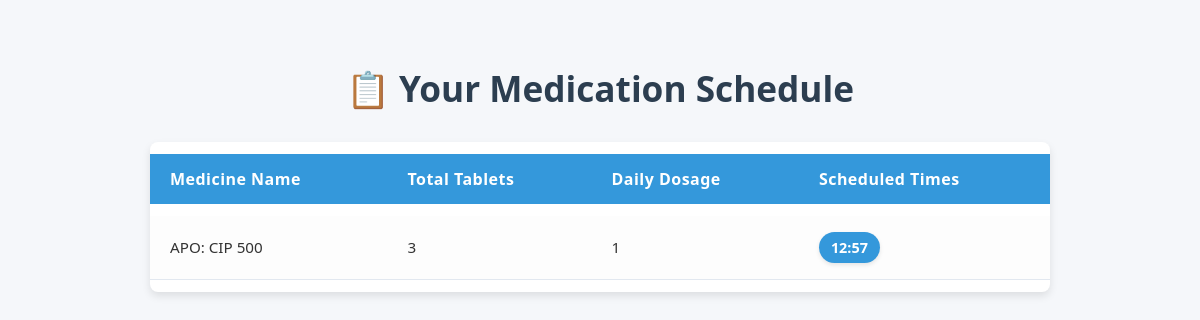
Before: /view_schedule (signed in) with the older database file.
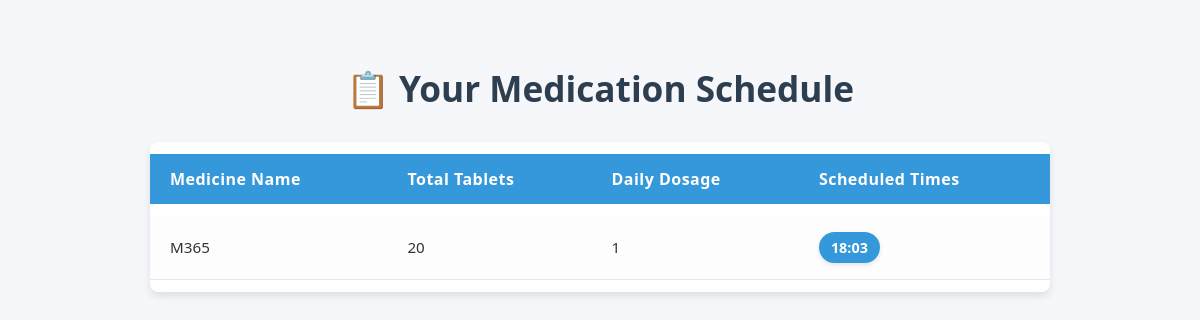
After: the same page with the newer database file.
### auth/routes.py (models this page shows)
class MedicationSchedule(db.Model):
    __tablename__ = 'medication_schedule'
    id = db.Column(db.Integer, primary_key=True)
    medicine_name = db.Column(db.String, nullable=False)
    total_pills = db.Column(db.Integer, nullable=False)
    pills_per_day = db.Column(db.Integer, nullable=False)
    time_of_day = db.Column(db.String, nullable=False)  # e.g. "08:00, 20:00"
    start_date = db.Column(db.Date, nullable=False, default=date.today)
    notes = db.Column(db.Text)
    user_id = db.Column(db.Integer, db.ForeignKey('user.id'), nullable=False)

### pill_identifier/app.py (the view)
@pill_bp.route("/view_schedule" , methods=["GET"])
def view_schedule():
    if "email" not in session:
        return redirect(url_for("auth.login"))
    user = User.query.filter_by(email=session["email"]).first()
    if not user:
        return "User not found", 404
    schedules = MedicationSchedule.query.filter_by(user_id=user.id).all()
    return render_template("view_schedule.html", schedules=schedules)

### templates/view_schedule.html (shortened to what this page needs)
<!DOCTYPE html>
<html lang="en">
  <head>
  </head>
  <body>
    <h1>📋 Your Medication Schedule</h1>
    {% if schedules %}
    <table>
      <thead>
        <tr>
          <th>Medicine Name</th>
          <th>Total Tablets</th>
          <th>Daily Dosage</th>
          <th>Scheduled Times</th>
        </tr>
      </thead>
      <tbody>
        {% for schedule in schedules %}
        <tr>
          <td data-label="Medicine Name">{{ schedule.medicine_name }}</td>
          <td data-label="Total Tablets">{{ schedule.total_pills }}</td>
          <td data-label="Daily Dosage">{{ schedule.pills_per_day }}</td>
          <td data-label="Scheduled Times">
            <ul class="times-list">
              {% for t in schedule.time_of_day.split(',') %}
              <li>{{ t }}</li>
              {% endfor %}
            </ul>
          </td>
        </tr>
        {% endfor %}
      </tbody>
    </table>
    {% else %}
    <p class="no-schedules">
      You haven't added any medications to your schedule yet.
    </p>
    {% endif %}
  </body>
</html>

### templates/view_schedule.html (style rules this page uses)
* { box-sizing: border-box; }
body { font-family: "Segoe UI", Tahoma, Geneva, Verdana, sans-serif; background: #f5f7fa; margin: 0; padding: 40px 20px; color: #333; }
h1 { text-align: center; color: #2c3e50; margin-bottom: 30px; font-weight: 700; font-size: 2.2rem; }
table { width: 100%; max-width: 900px; margin: 0 auto; border-collapse: separate; border-spacing: 0 12px; background: #fff; box-shadow: 0 4px 8px rgba(0, 0, 0, 0.1); border-radius: 8px; overflow: hidden; }
thead tr { background-color: #3498db; color: white; text-align: left; font-weight: 600; font-size: 1rem; letter-spacing: 0.03em; }
thead th { padding: 14px 20px; }
tbody tr { background: #fdfdfd; transition: background-color 0.3s ease; cursor: default; }
tbody td { padding: 16px 20px; vertical-align: middle; font-size: 0.95rem; border-bottom: 1px solid #e2e8f0; }
ul.times-list { list-style: none; padding-left: 0; margin: 0; display: flex; flex-wrap: wrap; gap: 10px; }
ul.times-list li { background: #3498db; color: white; padding: 6px 12px; border-radius: 16px; font-weight: 600; font-size: 0.9rem; box-shadow: 0 2px 4px rgba(0, 0, 0, 0.1); }

Changed rows visible on the page:
changed MedicationSchedule: medicine_name "APO: CIP 500" → "M365"; total_pills "3" → "20"; time_of_day "12:57" → "18:03"
